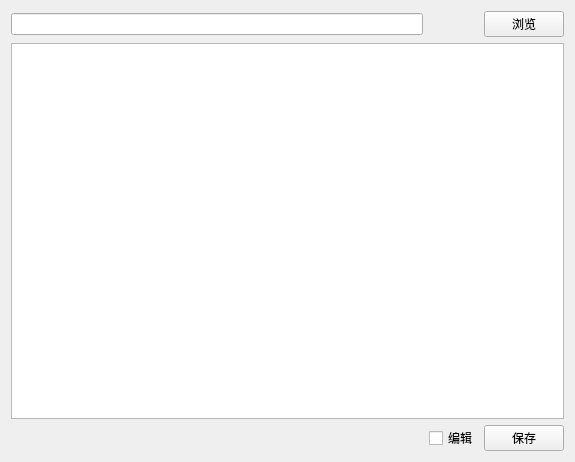
<?xml version="1.0" encoding="UTF-8"?>
<ui version="4.0">
 <class>logwindow</class>
 <widget class="QWidget" name="logwindow">
  <property name="geometry">
   <rect>
    <x>0</x>
    <y>0</y>
    <width>575</width>
    <height>462</height>
   </rect>
  </property>
  <property name="windowTitle">
   <string>Form</string>
  </property>
  <layout class="QGridLayout" name="gridLayout">
   <item row="0" column="0">
    <widget class="QLineEdit" name="fileEdit"/>
   </item>
   <item row="0" column="2">
    <widget class="QPushButton" name="browseBt">
     <property name="text">
      <string>浏览</string>
     </property>
    </widget>
   </item>
   <item row="2" column="1">
    <widget class="QCheckBox" name="editBox">
     <property name="text">
      <string>编辑</string>
     </property>
    </widget>
   </item>
   <item row="2" column="2">
    <widget class="QPushButton" name="saveBt">
     <property name="text">
      <string>保存</string>
     </property>
    </widget>
   </item>
   <item row="1" column="0" colspan="3">
    <widget class="QPlainTextEdit" name="plainTextEdit"/>
   </item>
  </layout>
 </widget>
 <resources/>
 <connections/>
</ui>
